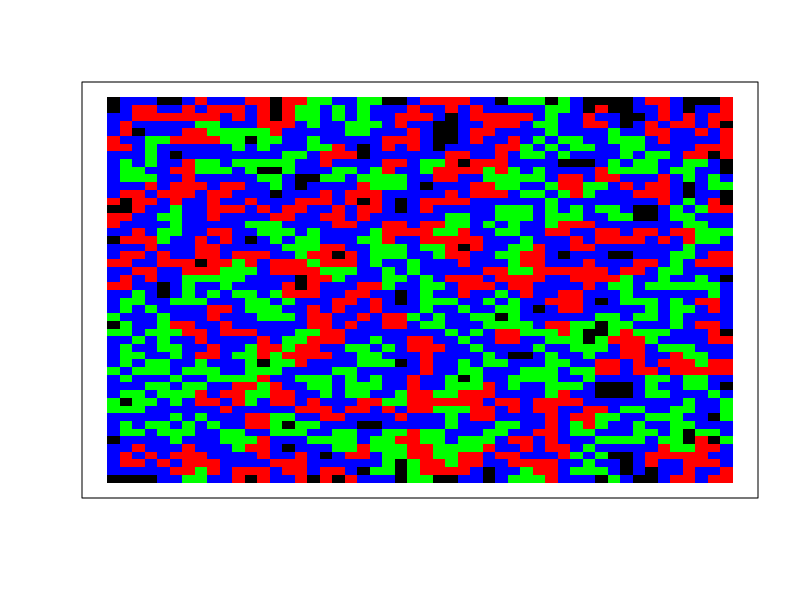
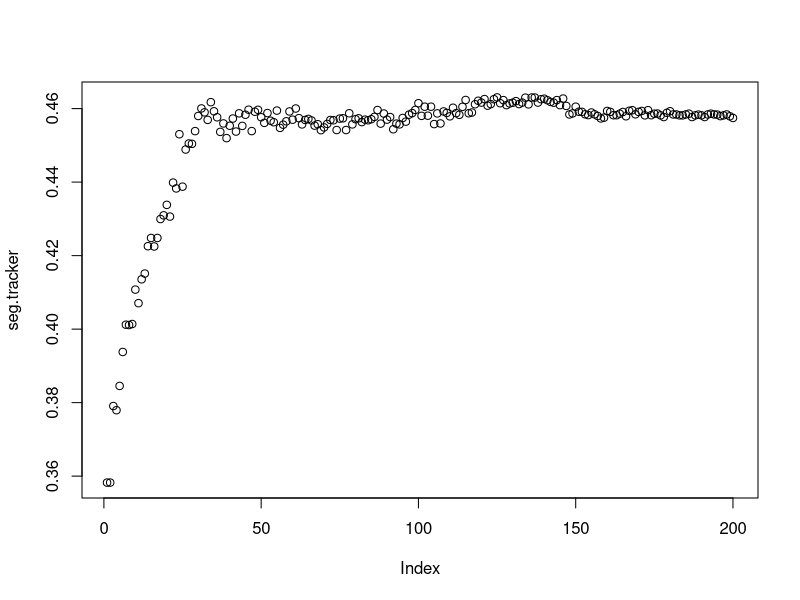

The R source for these figures, in order:
#Variation of the Schelling Model with a 3rd group added and max similarity variable.
#In this version of the schelling model, I added a 3rd population, and a maximum similarity value
#I expected an additional population to limit the amount of segregation a bit, along with the parameter
# that forces members of a group to move if others are too similar to them. However, the results showed that
#the population is around 50% segregated, which is above what would be considered random.
# model parameters ####
rows <- 50 
cols <- 50
proportion.group.1 <- .35 # proportion of red agents
proportion.group.2 <- .3 # proportion of blue agents
empty <- .3 # proportion of grid that will be empty space
min.similarity <- 2/8 # minimum proportion of neighbors that are the same type to not move
max.similarity <- 6/8 # maximum proportion of neighbors that are the same type to not move
# create.grid ####
# generates a rows x column matrix and randomly places the initial population
# values in the matrix are either 0, 1, or 2
# if 0, the space is empty
# 1 and 2 represent the two different groups
create.grid <- function(rows, cols, proportion.group.1, proportion.group.2, empty){
  pop.size.group.1 <- (rows*cols)*(1-empty)*proportion.group.1
  pop.size.group.2 <- (rows*cols)*(1-empty)*(1-proportion.group.1)
  pop.size.group.3 <- (rows*cols)*(1-empty)*(1-proportion.group.1-proportion.group.2)
  
  initial.population <- sample(c(
    rep(1, pop.size.group.1), 
    rep(2, pop.size.group.2),
    rep(3, pop.size.group.3),
    rep(0, (rows*cols)-pop.size.group.1-pop.size.group.2-pop.size.group.3)
  ))
  grid <- matrix(initial.population, nrow=rows, ncol=cols)
}

# visualize.grid ####
# outputs a visualization of the grid, with red squares representing group 1,
# blue squares group 2, and black squares empty locations.
visualize.grid <- function(grid){
  image(grid, col=c('black','red','blue', 'green'), xaxs=NULL, yaxs=NULL, xaxt='n', yaxt='n')
}

# empty.locations ####
# returns all the locations in the grid that are empty
# output is an N x 2 array, with N equal to the number of empty locations
# the 2 columns contain the row and column of the empty location.
empty.locations <- function(grid){
  return(which(grid==0, arr.ind=T))
}

# similarity.to.center ####
# takes a grid and the center.val of that grid and returns
# the proportion of cells that are the same as the center,
# ignoring empty cells. the center.val must be specified
# manually in case the grid has an even number of rows or 
# columns
similarity.to.center <- function(grid.subset, center.val){
  if(center.val == 0){ return(NA) }
  same <- sum(grid.subset==center.val) - 1
  not.same <- sum(grid.subset!=center.val) - sum(grid.subset==0)
  return(same/(same+not.same))
}

# segregation ####
# computes the proportion of neighbors who are from the same group
segregation <- function(grid){
  same.count <- 0
  diff.count <- 0
  for(row in 1:(nrow(grid)-1)){
    for(col in 1:(ncol(grid)-1)){
      if(grid[row,col] != 0 && grid[row+1,col+1] != 0){
        if(grid[row,col] != grid[row+1,col+1]){
          diff.count <- diff.count + 1
        } else {
          same.count <- same.count + 1
        }
      }
    }
  }
  return(same.count / (same.count + diff.count))
}

# unhappy.agents ####
# takes a grid and a minimum similarity threshold and computes
# a list of all of the agents that are unhappy with their 
# current location. the output is N x 2, with N equal to the
# number of unhappy agents and the columns representing the 
# location (row, col) of the unhappy agent in the grid
unhappy.agents <- function(grid, min.similarity, max.similarity){
  grid.copy <- grid
  for(row in 1:rows){
    for(col in 1:cols){
      similarity.score <- similarity.to.center(grid[max(0, row-1):min(rows,row+1), max(0,col-1):min(cols,col+1)], grid[row,col])
      if(is.na(similarity.score)){
        grid.copy[row,col] <- NA
      } else {
        grid.copy[row,col] <- (similarity.score >= min.similarity && similarity.score <= max.similarity)
      }
    }
  }
  return(which(grid.copy==FALSE, arr.ind = T))
}

# one.round ####
# runs a single round of the simulation. the round starts by finding
# all of the unhappy agents and empty spaces. then unhappy agents are randomly
# assigned to a new empty location. a new grid is generated to reflect all of
# the moves that took place.
one.round <- function(grid, min.similarity, max.similarity){
  #new.grid <- grid
  empty.spaces <- empty.locations(grid)
  unhappy <- unhappy.agents(grid, min.similarity, max.similarity)
  empty.spaces <- empty.spaces[ sample(1:nrow(empty.spaces)), ]
  for(i in 1:nrow(empty.spaces)) {
    if(i > nrow(unhappy)) {break; }
    grid[empty.spaces[i,1], empty.spaces[i,2]] <- grid[unhappy[i,1], unhappy[i,2]]
    grid[unhappy[i,1], unhappy[i,2]] <- 0
  }
  return(grid)
}

# running the simulation ####
done <- FALSE # a variable to keep track of whether the simulation is complete
grid <- create.grid(rows, cols, proportion.group.1, proportion.group.2, empty)
seg.tracker <- c(segregation(grid)) # keeping a running tally of the segregation scores for each round
while(!done){
  new.grid <- one.round(grid, min.similarity, max.similarity) # run one round of the simulation, and store output in new.grid
  seg.tracker <- c(seg.tracker, segregation(grid)) # calculate segregation score and add to running list
  if(all(new.grid == grid)){ # check if the new.grid is identical to the last grid
    done <- TRUE # if it is, simulation is over -- no agents want to move
  } else {
    grid <- new.grid # otherwise, replace grid with new.grid, and loop again.
  }
}
layout(1) # change graphics device to have two plots
visualize.grid(grid) # show resulting grid
plot(seg.tracker) # plot segregation over time